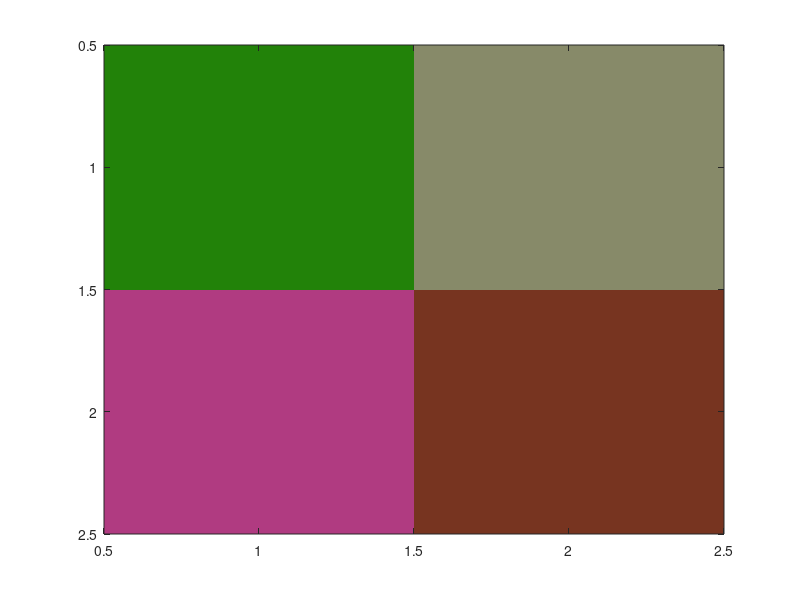
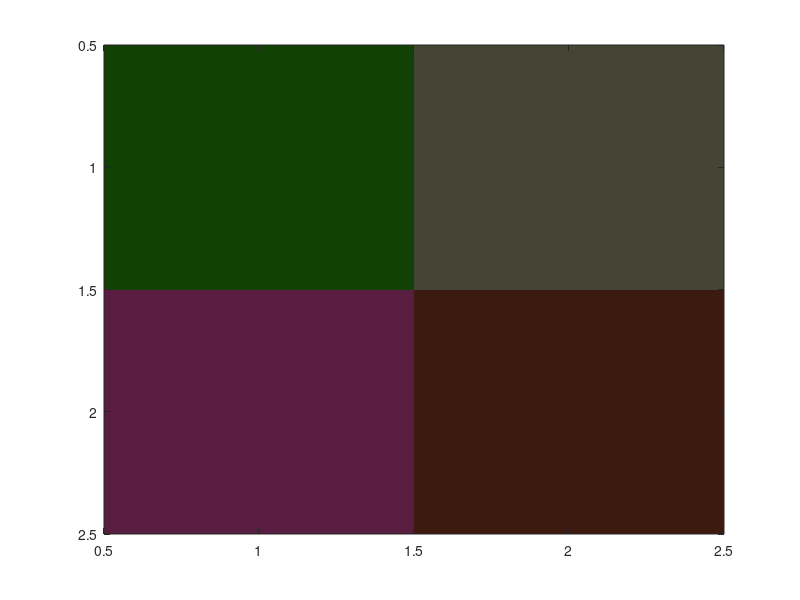

MATLAB code to generate these figures, in order: (Note: this script raises an error after producing the figures.)
% quickstart_data.m
% 2/24/16 jaf


%%
% simple numeric data types

% doubles (default numeric type)
clear all;
a = 3
b = 3.14
c = 3.14e3
d = realmax('double')
e = realmin('double')

% singles 
clear all;
a = 3.14
b = single(3.14)
c = realmax('single')
d = realmin('single')

% special values
clear all
a = 1/0 % = infinity
b = -inf % = negative infinity
c = inf - inf  % nan (not a number)
d = 0/0 % nan
e = [a,b,c,d,3,3.14,pi]
infs = isinf(e)
nans = isnan(e)
fins = isfinite(e)

% ints
clear all;
a = uint8(3)
b = uint8(3.14)
c = uint8(258)
d = intmax('uint8')
e = intmax('uint16')
f = intmax('int8')
g = intmin('int8')

%%
% vectors and arrays

% 1d and 2d arrays
clear all;
a = [1,2,3,4,5]
b = [1;2;3;4;5]
c = transpose(a)
d = a'
e = [1:24]
f = reshape(e,[4,6])
g = f'
h = permute(f,[2,1])
i = reshape(e,[6,4])'

% 3d arrays
a = rand(2,2,3)
b = reshape([1:12],[2,2,3])
c = permute(b,[3,2,1])
size(b)
size(c)

d = a(:,:,1)
e = repmat(d,[2,2])
f = repmat(d,[1,1,3])
g = cat(1,d,d,d)
h = cat(2,d,d,d)
i = cat(3,d,d,d)

% essential color science method using reshape for matrix math on images
% 1) reshape image into pixel vector
% 2) process through 3x3
% 3) reshape into image
img_in = rand(2,2,3);
figure;
imagesc(img_in);
[r,c,p] = size(img_in);
pix_vec_in = reshape(img_in,[r*c,p])';
matrix = eye(3)*0.5;
pix_vec_out = matrix * pix_vec_in;
img_out = reshape(pix_vec_out', [r,c,p]);
figure;
imagesc(img_out);

%%
% characters and strings

% chars
clear all
a = 'A'
b = char(65)
c = double('A')

% char strings
clear all
a = 'my string'
m = a(1)
r = a(6)
pi_num = str2num('3.14')
pi_str = num2str(3.14)

% char arrays
clear all
A = char(zeros(2,5))
A(1,1) = 'R'
A(1,2) = 'I'
A(1,3) = 'T'
A(2,:) = ' WTF '
whos A
B = deblank(A(2,:))
whos B
C = strtrim(A(2,:))
whos C

% strings of different lengths in char arrays
clear all
A = 'poop'
whos A
A(2,:) = 'ha ha he said poop'
A(2,1:18) = 'ha ha he said poop'
whos A

%%
% cell arrays

% cell arrays
C = cell(2,4)
C{1,1} = 'poop'
C{2,1} = 'ha ha he said poop'
C{1,2} = 'pee'
C{2,2} = 'he said pee too'
C{1,3} =  'pie'
C{2,3} = 3.14
C{1,4} = rand(3)

celldisp(C)

poop_cell = C(1,1)
poop_string = C{1,1}
poop_string = poop_cell{:}
pi_cell = C(2,3)
pi_num = C{2,3}

%%
% structures

% simple structure
clear all
id.name = 'Bob Loblaw'
id.profession = 'attorney'
id.age = 42

% arrays of structures
clear all
ids(1).name = 'Bob Loblaw'
ids(1).profession = 'attorney'
ids(1).age = 42

ids(2).name = 'Bob Dobbs'
ids(2).profession = 'troublemaker'
ids(2).GPS_coords = [43.0844 77.6749]

% structures of arrays
clear all
my_fav_colors.yellow = [1 0 1]
my_fav_colors.greens = [0 1 0; 0 0.5 0; 0 0.25 0]


%%
% manipulating data

% 1d interpolation
clear all
orig_xs = linspace(0,2*pi,10);
orig_ys = sin(orig_xs);
finer_xs = linspace(0,2*pi,20);
wider_xs = linspace(0,3*pi,30);
interp_ys_lin = interp1(orig_xs, orig_ys, finer_xs, 'linear');
interp_ys_cub = interp1(orig_xs, orig_ys, finer_xs, 'pchip');

figure;
hold on;
plot(orig_xs, orig_ys,'ko')
plot(finer_xs, interp_ys_lin, 'm-');
plot(finer_xs, interp_ys_cub, 'b-');
legend('original','linear','cubic');


% 1d interpolation/extrapolation
extrap_ys_lin = interp1(orig_xs, orig_ys, wider_xs, 'linear', 'extrap');
extrap_ys_cub = interp1(orig_xs, orig_ys, wider_xs, 'pchip', 'extrap');

figure;
hold on;
plot(orig_xs, orig_ys,'ko')
plot(wider_xs, extrap_ys_lin, 'm-');
plot(wider_xs, extrap_ys_cub, 'b-');
legend('original','linear','cubic');


% 2d interpolation (from Matlab documentation)
clear all
[X,Y] = meshgrid(-3:3);
V = peaks(X,Y);

figure;
surf(X,Y,V);
title('Original Sampling');


[Xq,Yq] = meshgrid(-3:0.25:3);
Vq = interp2(X,Y,V,Xq,Yq,'cubic');

figure
surf(Xq,Yq,Vq);
title('Cubic Interpolation Over Finer Grid');

%%
% formatted output
clear all
x = 1:10;
y = [x; exp(x)];
y'
fprintf('%d:\t %10.4f\n',y);

% formatted output to a file
fid = fopen('formatted_output.txt', 'w');
fprintf(fid, '%d:\t %10.4f\n',y);
fprintf(fid, 'the quick brown fox, %d, %d, %d\n', x(1:3));
fclose(fid);

% generating formatted strings
clear all
for i = 1:3
    str1 = sprintf('OutputFileName%d.txt', i)
end

for i = 1:3
    str2 = strcat('OutputFileName',num2str(i),'.txt')
end
